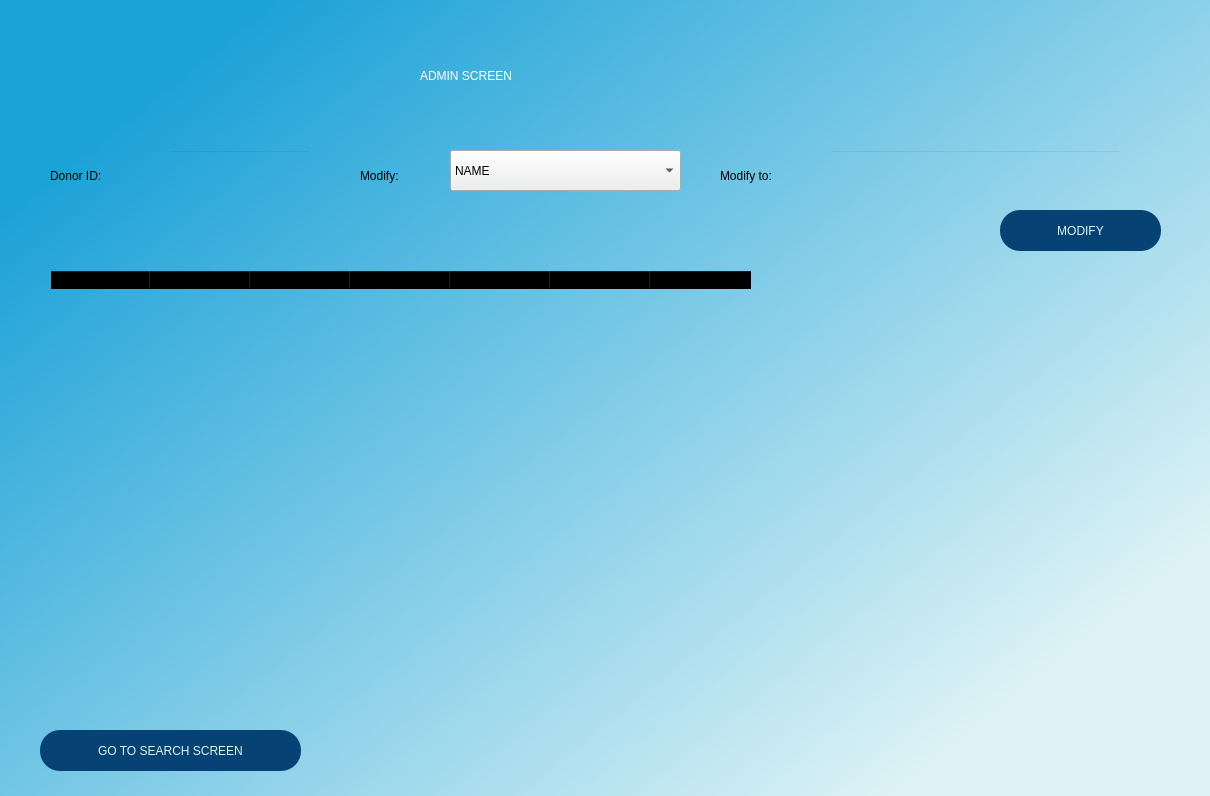
<?xml version="1.0" encoding="UTF-8"?>
<ui version="4.0">
 <class>Dialog</class>
 <widget class="QDialog" name="Dialog">
  <property name="geometry">
   <rect>
    <x>0</x>
    <y>0</y>
    <width>1210</width>
    <height>796</height>
   </rect>
  </property>
  <property name="windowTitle">
   <string>Dialog</string>
  </property>
  <widget class="QWidget" name="bgwidget" native="true">
   <property name="geometry">
    <rect>
     <x>0</x>
     <y>0</y>
     <width>1211</width>
     <height>801</height>
    </rect>
   </property>
   <property name="styleSheet">
    <string notr="true">QWidget#bgwidget{
background-color:qlineargradient(spread:pad, x1:0.096, y1:0.158955, x2:0.893389, y2:0.813, stop:0 rgba(29, 162, 216, 255), stop:1 rgba(222, 243, 246, 255));}
</string>
   </property>
   <widget class="QLabel" name="label">
    <property name="geometry">
     <rect>
      <x>420</x>
      <y>30</y>
      <width>351</width>
      <height>91</height>
     </rect>
    </property>
    <property name="styleSheet">
     <string notr="true">font: 28pt &quot;MS Shell Dlg 2&quot;;color:white;</string>
    </property>
    <property name="text">
     <string>ADMIN SCREEN</string>
    </property>
   </widget>
   <widget class="QLabel" name="label_2">
    <property name="geometry">
     <rect>
      <x>360</x>
      <y>150</y>
      <width>101</width>
      <height>51</height>
     </rect>
    </property>
    <property name="styleSheet">
     <string notr="true">font: 14pt &quot;MS Shell Dlg 2&quot;;</string>
    </property>
    <property name="text">
     <string>Modify:</string>
    </property>
   </widget>
   <widget class="QPushButton" name="searchscreenredirect">
    <property name="geometry">
     <rect>
      <x>40</x>
      <y>730</y>
      <width>261</width>
      <height>41</height>
     </rect>
    </property>
    <property name="styleSheet">
     <string notr="true">border-radius:20px;
background-color:#064273;
font: 12pt &quot;MS Shell Dlg 2&quot;;color:#def3f6;
</string>
    </property>
    <property name="text">
     <string>GO TO SEARCH SCREEN</string>
    </property>
   </widget>
   <widget class="QLabel" name="label_3">
    <property name="geometry">
     <rect>
      <x>720</x>
      <y>150</y>
      <width>101</width>
      <height>51</height>
     </rect>
    </property>
    <property name="styleSheet">
     <string notr="true">font: 20pt &quot;MS Shell Dlg 2&quot;;
font: 14pt &quot;MS Shell Dlg 2&quot;;</string>
    </property>
    <property name="text">
     <string>Modify to:</string>
    </property>
   </widget>
   <widget class="QLineEdit" name="modifyfield">
    <property name="geometry">
     <rect>
      <x>830</x>
      <y>150</y>
      <width>291</width>
      <height>51</height>
     </rect>
    </property>
    <property name="styleSheet">
     <string notr="true">background-color:rgba(0,0,0,0);
font: 12pt &quot;MS Shell Dlg 2&quot;;
</string>
    </property>
   </widget>
   <widget class="QTableWidget" name="tableWidget">
    <property name="geometry">
     <rect>
      <x>50</x>
      <y>270</y>
      <width>1120</width>
      <height>421</height>
     </rect>
    </property>
    <property name="contextMenuPolicy">
     <enum>Qt::PreventContextMenu</enum>
    </property>
    <property name="styleSheet">
     <string notr="true">background-color:rgba(0,0,0,0);
font: 12pt &quot;MS Shell Dlg 2&quot;;</string>
    </property>
    <property name="alternatingRowColors">
     <bool>false</bool>
    </property>
    <property name="textElideMode">
     <enum>Qt::ElideMiddle</enum>
    </property>
    <column>
     <property name="text">
      <string>USER ID</string>
     </property>
     <property name="textAlignment">
      <set>AlignCenter</set>
     </property>
     <property name="background">
      <color alpha="0">
       <red>0</red>
       <green>0</green>
       <blue>0</blue>
      </color>
     </property>
    </column>
    <column>
     <property name="text">
      <string>NAME</string>
     </property>
    </column>
    <column>
     <property name="text">
      <string>AGE</string>
     </property>
    </column>
    <column>
     <property name="text">
      <string>EMAIL ID</string>
     </property>
    </column>
    <column>
     <property name="text">
      <string>PHONE NO.</string>
     </property>
    </column>
    <column>
     <property name="text">
      <string>BLOOD TYPE</string>
     </property>
    </column>
    <column>
     <property name="text">
      <string>SEX</string>
     </property>
    </column>
   </widget>
   <widget class="QComboBox" name="comboBox">
    <property name="geometry">
     <rect>
      <x>450</x>
      <y>150</y>
      <width>231</width>
      <height>41</height>
     </rect>
    </property>
    <property name="styleSheet">
     <string notr="true">font: 12pt &quot;MS Shell Dlg 2&quot;;</string>
    </property>
    <item>
     <property name="text">
      <string>NAME</string>
     </property>
    </item>
    <item>
     <property name="text">
      <string>AGE</string>
     </property>
    </item>
    <item>
     <property name="text">
      <string>EMAIL_ID</string>
     </property>
    </item>
    <item>
     <property name="text">
      <string>PHONE_NO</string>
     </property>
    </item>
    <item>
     <property name="text">
      <string>BLOOD_GROUP</string>
     </property>
    </item>
    <item>
     <property name="text">
      <string>SEX</string>
     </property>
    </item>
   </widget>
   <widget class="QLineEdit" name="donoridfield">
    <property name="geometry">
     <rect>
      <x>170</x>
      <y>150</y>
      <width>141</width>
      <height>51</height>
     </rect>
    </property>
    <property name="styleSheet">
     <string notr="true">background-color:rgba(0,0,0,0);
font: 12pt &quot;MS Shell Dlg 2&quot;;
</string>
    </property>
   </widget>
   <widget class="QLabel" name="label_4">
    <property name="geometry">
     <rect>
      <x>50</x>
      <y>150</y>
      <width>101</width>
      <height>51</height>
     </rect>
    </property>
    <property name="styleSheet">
     <string notr="true">font: 14pt &quot;MS Shell Dlg 2&quot;;</string>
    </property>
    <property name="text">
     <string>Donor ID:</string>
    </property>
   </widget>
   <widget class="QPushButton" name="modifybutton">
    <property name="geometry">
     <rect>
      <x>1000</x>
      <y>210</y>
      <width>161</width>
      <height>41</height>
     </rect>
    </property>
    <property name="styleSheet">
     <string notr="true">border-radius:20px;
background-color:#064273;
font: 12pt &quot;MS Shell Dlg 2&quot;;color:#def3f6;
</string>
    </property>
    <property name="text">
     <string>MODIFY</string>
    </property>
   </widget>
   <widget class="QLabel" name="errormsg">
    <property name="geometry">
     <rect>
      <x>700</x>
      <y>220</y>
      <width>281</width>
      <height>31</height>
     </rect>
    </property>
    <property name="styleSheet">
     <string notr="true">font: 12pt &quot;MS Shell Dlg 2&quot;;color: red;</string>
    </property>
    <property name="text">
     <string/>
    </property>
   </widget>
  </widget>
 </widget>
 <resources/>
 <connections/>
</ui>
